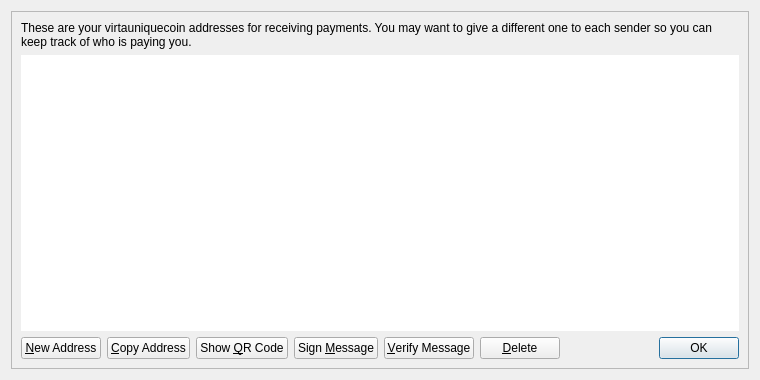
<?xml version="1.0" encoding="UTF-8"?>
<ui version="4.0">
 <class>AddressBookPage</class>
 <widget class="QWidget" name="AddressBookPage">
  <property name="geometry">
   <rect>
    <x>0</x>
    <y>0</y>
    <width>760</width>
    <height>380</height>
   </rect>
  </property>
  <property name="windowTitle">
   <string>Address Book</string>
  </property>
  <layout class="QVBoxLayout" name="verticalLayout_2">
   <item>
    <widget class="QFrame" name="frameMain">
     <property name="frameShape">
      <enum>QFrame::StyledPanel</enum>
     </property>
     <property name="frameShadow">
      <enum>QFrame::Raised</enum>
     </property>
     <layout class="QVBoxLayout" name="verticalLayout">
      <item>
       <widget class="QLabel" name="labelExplanation">
        <property name="text">
         <string>These are your virtauniquecoin addresses for receiving payments. You may want to give a different one to each sender so you can keep track of who is paying you.</string>
        </property>
        <property name="textFormat">
         <enum>Qt::PlainText</enum>
        </property>
        <property name="wordWrap">
         <bool>true</bool>
        </property>
       </widget>
      </item>
      <item>
       <widget class="QTableView" name="tableView">
        <property name="contextMenuPolicy">
         <enum>Qt::CustomContextMenu</enum>
        </property>
        <property name="toolTip">
         <string>Double-click to edit address or label</string>
        </property>
        <property name="frameShape">
         <enum>QFrame::NoFrame</enum>
        </property>
        <property name="tabKeyNavigation">
         <bool>false</bool>
        </property>
        <property name="alternatingRowColors">
         <bool>true</bool>
        </property>
        <property name="selectionMode">
         <enum>QAbstractItemView::SingleSelection</enum>
        </property>
        <property name="selectionBehavior">
         <enum>QAbstractItemView::SelectRows</enum>
        </property>
        <property name="sortingEnabled">
         <bool>true</bool>
        </property>
        <attribute name="verticalHeaderVisible">
         <bool>false</bool>
        </attribute>
       </widget>
      </item>
      <item>
       <layout class="QHBoxLayout" name="horizontalLayout">
        <item>
         <widget class="QPushButton" name="newAddressButton">
          <property name="toolTip">
           <string>Create a new address</string>
          </property>
          <property name="text">
           <string>&amp;New Address</string>
          </property>
          <property name="icon">
           <iconset resource="../virtauniquecoin.qrc">
            <normaloff>:/icons/add</normaloff>:/icons/add</iconset>
          </property>
         </widget>
        </item>
        <item>
         <widget class="QPushButton" name="copyToClipboard">
          <property name="toolTip">
           <string>Copy the currently selected address to the system clipboard</string>
          </property>
          <property name="text">
           <string>&amp;Copy Address</string>
          </property>
          <property name="icon">
           <iconset resource="../virtauniquecoin.qrc">
            <normaloff>:/icons/editcopy</normaloff>:/icons/editcopy</iconset>
          </property>
         </widget>
        </item>
        <item>
         <widget class="QPushButton" name="showQRCode">
          <property name="text">
           <string>Show &amp;QR Code</string>
          </property>
          <property name="icon">
           <iconset resource="../virtauniquecoin.qrc">
            <normaloff>:/icons/qrcode</normaloff>:/icons/qrcode</iconset>
          </property>
         </widget>
        </item>
        <item>
         <widget class="QPushButton" name="signMessage">
          <property name="toolTip">
           <string>Sign a message to prove you own a virtauniquecoin address</string>
          </property>
          <property name="text">
           <string>Sign &amp;Message</string>
          </property>
          <property name="icon">
           <iconset resource="../virtauniquecoin.qrc">
            <normaloff>:/icons/edit</normaloff>:/icons/edit</iconset>
          </property>
         </widget>
        </item>
        <item>
         <widget class="QPushButton" name="verifyMessage">
          <property name="toolTip">
           <string>Verify a message to ensure it was signed with a specified virtauniquecoin address</string>
          </property>
          <property name="text">
           <string>&amp;Verify Message</string>
          </property>
          <property name="icon">
           <iconset resource="../virtauniquecoin.qrc">
            <normaloff>:/icons/transaction_0</normaloff>:/icons/transaction_0</iconset>
          </property>
         </widget>
        </item>
        <item>
         <widget class="QPushButton" name="deleteButton">
          <property name="toolTip">
           <string>Delete the currently selected address from the list</string>
          </property>
          <property name="text">
           <string>&amp;Delete</string>
          </property>
          <property name="icon">
           <iconset resource="../virtauniquecoin.qrc">
            <normaloff>:/icons/remove</normaloff>:/icons/remove</iconset>
          </property>
         </widget>
        </item>
        <item>
         <spacer name="horizontalSpacer">
          <property name="orientation">
           <enum>Qt::Horizontal</enum>
          </property>
          <property name="sizeHint" stdset="0">
           <size>
            <width>40</width>
            <height>20</height>
           </size>
          </property>
         </spacer>
        </item>
        <item>
         <widget class="QDialogButtonBox" name="buttonBox">
          <property name="sizePolicy">
           <sizepolicy hsizetype="Maximum" vsizetype="Fixed">
            <horstretch>0</horstretch>
            <verstretch>0</verstretch>
           </sizepolicy>
          </property>
          <property name="standardButtons">
           <set>QDialogButtonBox::Ok</set>
          </property>
         </widget>
        </item>
       </layout>
      </item>
     </layout>
    </widget>
   </item>
  </layout>
 </widget>
 <resources>
  <include location="../virtauniquecoin.qrc"/>
 </resources>
 <connections/>
</ui>
